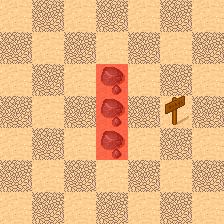

This is a level from a 2D game, rendered from its Tiled map with the project's own tilesets. A one-line summary and the map file follow, with tile-layer data summarised:
An orthogonal 7x7 tile map with 32x32 px tiles, 2 tile layers (Background, MetaInfo), 2 tilesets and 1 object (SpawnPoint).

<map version="1.0" orientation="orthogonal" renderorder="right-down" width="7" height="7" tilewidth="32" tileheight="32" nextobjectid="2">
 <tileset firstgid="1" name="Desert" tilewidth="32" tileheight="32" spacing="1" margin="1" tilecount="48" columns="8">
  <image source="tmw_desert_spacing.png" width="265" height="199" />
 </tileset>
 <tileset firstgid="49" name="Metaset" tilewidth="32" tileheight="32" spacing="1" margin="1" tilecount="2" columns="2">
  <image source="metaset.png" width="67" height="34" />
  <tile id="0">
   <properties>
    <property name="Wall" type="int" value="1" />
   </properties>
  </tile>
 </tileset>
 <layer name="Background" width="7" height="7">
  <data>[49 cells, 49 non-empty, 4 distinct tile ids]</data>
 </layer>
 <layer name="MetaInfo" width="7" height="7">
  <data>[49 cells, 3 non-empty, 1 distinct tile ids]</data>
 </layer>
 <objectgroup name="Objects">
  <object id="1" name="SpawnPoint" x="48" y="112" />
 </objectgroup>
</map>
